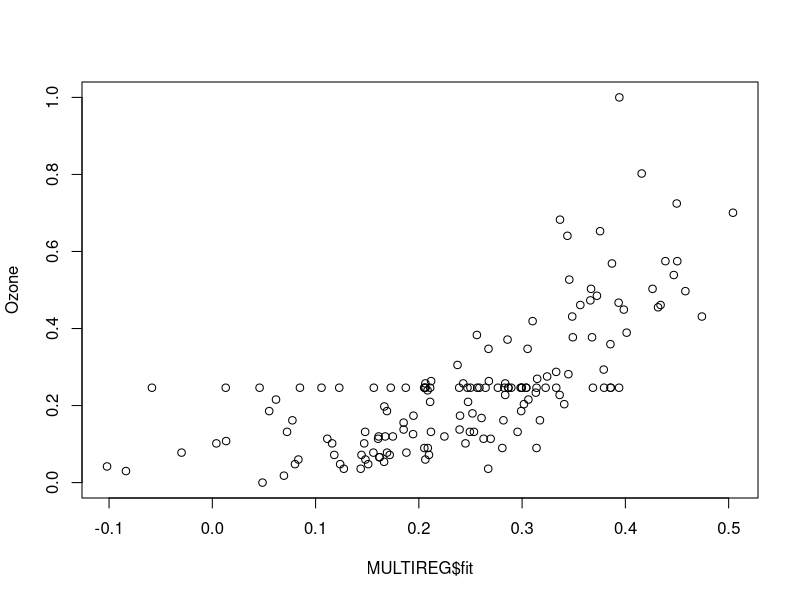
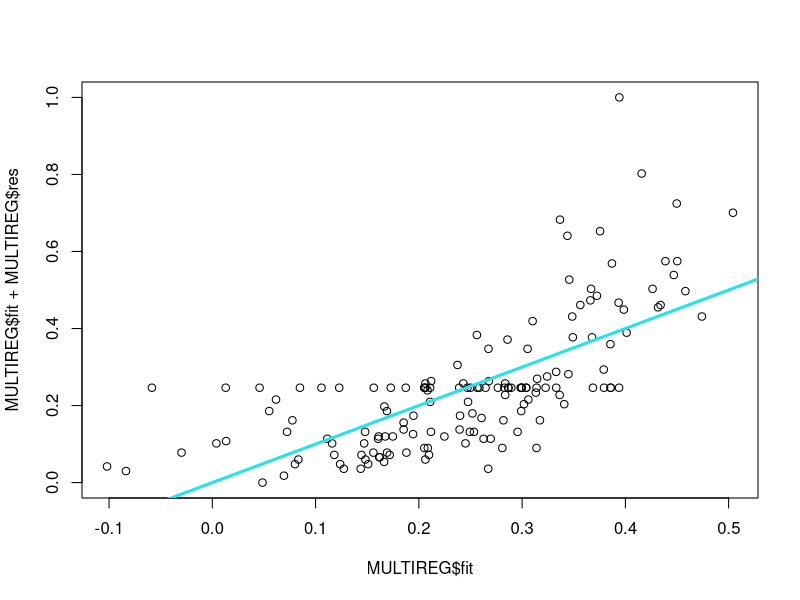

Source code (R) for these figures, in order:
#Use airquality dataset
# reg <- lm(Ozone ~ Solar + Wind + Temp.)

library(ggplot2)
data("airquality")
View(airquality)
aq <- airquality
summary(aq)
str(aq)

#Handling NA's
aq$Ozone[is.na(aq$Ozone)]<-mean(aq$Ozone, na.rm = T)
aq$Solar.R[is.na(aq$Solar.R)]<-mean(aq$Solar.R,na.rm = T)

#Normalization
nor <- function(x){(x-min(x)) / (max(x)-min(x)) }

aq_norm <- as.data.frame(lapply(aq[c(1,2,3,4)], nor))
aq[c(1,2,3,4)] <- aq_norm

??attach
attach(aq)

#model
MULTIREG <- lm(Ozone~.,data = aq_norm)
summary(MULTIREG)
attributes(MULTIREG)

#test data
checkozone = data.frame(Solar.R = 150, Wind = 9, Temp =80)

#Predict
result = predict(MULTIREG, checkozone)
result

##Visualization of model
plot(Ozone ~ MULTIREG$fit)
plot(MULTIREG$fit + MULTIREG$res ~ MULTIREG$fit)
abline(0,1,col=5, lwd=3) #0 is the intercept and 1 is the slope.
?abline
#fit - Fitted Values, also known as predicted Values, are the value that a 
#regression predicts for the dependent Variable(or response Variable) based on the
#Independent variables(or predictor variables) in the model.

#res - Residuals,  also known as errors, are the difference between the 
#observed values of the dependant variables and the corresponding predicted
#(fitted) values from the regression model.

